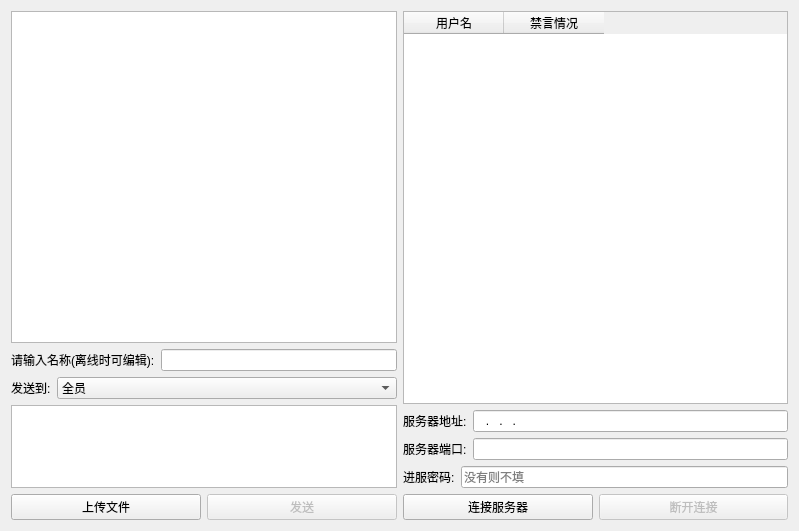
<?xml version="1.0" encoding="UTF-8"?>
<ui version="4.0">
 <class>Form</class>
 <widget class="QWidget" name="Form">
  <property name="geometry">
   <rect>
    <x>0</x>
    <y>0</y>
    <width>799</width>
    <height>531</height>
   </rect>
  </property>
  <property name="windowTitle">
   <string>光之局聊-用户端</string>
  </property>
  <layout class="QVBoxLayout" name="layout_form">
   <item>
    <layout class="QHBoxLayout" name="MainLayout" stretch="1,1">
     <item>
      <layout class="QVBoxLayout" name="layout_msg" stretch="8,0,0,2,0">
       <item>
        <widget class="QListWidget" name="list_msg"/>
       </item>
       <item>
        <layout class="QHBoxLayout" name="layout_set_name">
         <item>
          <widget class="QLabel" name="labe_set_name">
           <property name="text">
            <string>请输入名称(离线时可编辑):</string>
           </property>
          </widget>
         </item>
         <item>
          <widget class="QLineEdit" name="edit_set_name"/>
         </item>
        </layout>
       </item>
       <item>
        <layout class="QHBoxLayout" name="layout_send_to" stretch="0,1">
         <item>
          <widget class="QLabel" name="lab_send_to">
           <property name="text">
            <string>发送到:</string>
           </property>
          </widget>
         </item>
         <item>
          <widget class="QComboBox" name="box_send_to">
           <item>
            <property name="text">
             <string>全员</string>
            </property>
           </item>
          </widget>
         </item>
        </layout>
       </item>
       <item>
        <widget class="QTextEdit" name="edit_sendmsg"/>
       </item>
       <item>
        <layout class="QHBoxLayout" name="layout_send_mode">
         <item>
          <widget class="QPushButton" name="btn_send_file">
           <property name="text">
            <string>上传文件</string>
           </property>
          </widget>
         </item>
         <item>
          <widget class="QPushButton" name="btn_send">
           <property name="enabled">
            <bool>false</bool>
           </property>
           <property name="text">
            <string>发送</string>
           </property>
          </widget>
         </item>
        </layout>
       </item>
      </layout>
     </item>
     <item>
      <layout class="QVBoxLayout" name="layout_sever">
       <item>
        <widget class="QTableWidget" name="tabWidget_member">
         <property name="selectionBehavior">
          <enum>QAbstractItemView::SelectRows</enum>
         </property>
         <property name="wordWrap">
          <bool>true</bool>
         </property>
         <attribute name="horizontalHeaderShowSortIndicator" stdset="0">
          <bool>false</bool>
         </attribute>
         <column>
          <property name="text">
           <string>用户名</string>
          </property>
         </column>
         <column>
          <property name="text">
           <string>禁言情况</string>
          </property>
         </column>
        </widget>
       </item>
       <item>
        <layout class="QHBoxLayout" name="layout_ip">
         <item>
          <widget class="QLabel" name="lab_ip_title">
           <property name="text">
            <string>服务器地址:</string>
           </property>
          </widget>
         </item>
         <item>
          <widget class="QLineEdit" name="edit_ip">
           <property name="inputMask">
            <string>000.000.000.000</string>
           </property>
           <property name="text">
            <string>...</string>
           </property>
           <property name="maxLength">
            <number>15</number>
           </property>
          </widget>
         </item>
        </layout>
       </item>
       <item>
        <layout class="QHBoxLayout" name="layout_port">
         <item>
          <widget class="QLabel" name="lab_port">
           <property name="text">
            <string>服务器端口:</string>
           </property>
          </widget>
         </item>
         <item>
          <widget class="QLineEdit" name="edit_port">
           <property name="text">
            <string/>
           </property>
           <property name="placeholderText">
            <string/>
           </property>
          </widget>
         </item>
        </layout>
       </item>
       <item>
        <layout class="QHBoxLayout" name="horizontalLayout">
         <item>
          <widget class="QLabel" name="lab_password">
           <property name="text">
            <string>进服密码:</string>
           </property>
          </widget>
         </item>
         <item>
          <widget class="QLineEdit" name="lineEdit">
           <property name="placeholderText">
            <string>没有则不填</string>
           </property>
          </widget>
         </item>
        </layout>
       </item>
       <item>
        <layout class="QHBoxLayout" name="layou_connect">
         <item>
          <widget class="QPushButton" name="btn_connect">
           <property name="enabled">
            <bool>true</bool>
           </property>
           <property name="text">
            <string>连接服务器</string>
           </property>
          </widget>
         </item>
         <item>
          <widget class="QPushButton" name="btn_disconnect">
           <property name="enabled">
            <bool>false</bool>
           </property>
           <property name="text">
            <string>断开连接</string>
           </property>
          </widget>
         </item>
        </layout>
       </item>
      </layout>
     </item>
    </layout>
   </item>
  </layout>
 </widget>
 <resources/>
 <connections/>
</ui>
